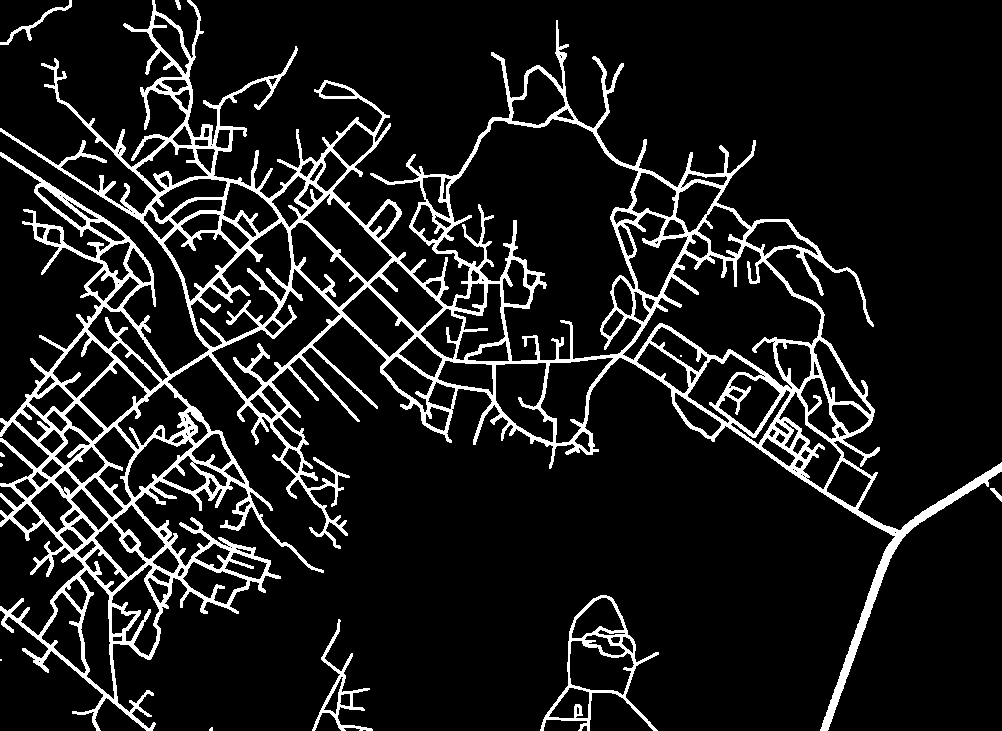
#> input picture .research/2.3-road_dil_bin.png, 1002 x 731 px
$ jupyter execute --allow-errors nefi-implemetaion.ipynb
#> lines starting #> are read from the running program, lines starting #| are printed output that depends on the picture; after the words box and inside, x2 and y2 are one past the last pixel; in counts of white or black regions, pixels touching at a corner belong together
[cell 1]
import numpy as np
import matplotlib.pyplot as plt
import cv2
import cv_algorithms
import operator

imgBin = cv2.imread("2.3-road_dil_bin.png", cv2.IMREAD_GRAYSCALE)
#> imgBin: shape (731, 1002); 10.9% white; 11 white regions (5 under 20 px), largest, box (x1, y1, x2, y2) and area: (0, 0, 1002, 731) 75751, (540, 595, 659, 731) 2245, (312, 619, 373, 731) 1031, (0, 0, 72, 45) 346, (990, 488, 1002, 502) 61, (175, 0, 181, 10) 38


# Perform thinning out-of-place
#> (the rest of this cell did not finish here and is left out)

[cell 2]
import cv2
import networkx as nx
import numpy as np
import thinning
import sys
import traceback
import numpy
from collections import defaultdict
from itertools import chain


def zhang_suen_node_detection(skel):
    """
    (from nefi1)
    Node detection based on criteria put forward in "A fast parallel algorithm
    for thinning digital patterns" by T. Y. Zhang and C. Y. Suen. Pixels p of
    the skeleton are categorized as nodes/non-nodes based on the value of a
    function A(p) depending on the pixel neighborhood of p. Please check the
    above paper for details.

    A(p1) == 1: The pixel p1 sits at the end of a skeleton line, thus a node
    of degree 1 has been found.
    A(p1) == 2: The pixel p1 sits in the middel of a skeleton line but not at
    a branching point, thus a node of degree 2 has been found. Such nodes are
    ignored and not introduced to the graph.
    A(p1) >= 3: The pixel p1 belongs to a branching point of a skeleton line,
    thus a node of degree >=3 has been found.

    Args:
        *skel* : Skeletonised source image. The skeleton must be exactly 1
         pixel wide.

    Returns:
        *graph* : networkx Graph object with detected nodes.

    """
    def check_pixel_neighborhood(x, y, skel):
        """
        Check the number of components around a pixel.
        If it is either 1 or more than 3, it is a node.

        Args:
            | *x* : pixel location value
            | *y* : pixel location value
            | *skel* : skeleton Graph object

        Returns:
            *accept_pixel_as_node* : boolean value

        """
        accept_pixel_as_node = False
        item = skel.item
        p2 = item(x - 1, y) / 255
        p3 = item(x - 1, y + 1) / 255
        p4 = item(x, y + 1) / 255
        p5 = item(x + 1, y + 1) / 255
        p6 = item(x + 1, y) / 255
        p7 = item(x + 1, y - 1) / 255
        p8 = item(x, y - 1) / 255
        p9 = item(x - 1, y - 1) / 255

        # The function A(p1),
        # where p1 is the pixel whose neighborhood is beeing checked
        components = (p2 == 0 and p3 == 1) + (p3 == 0 and p4 == 1) + \
                     (p4 == 0 and p5 == 1) + (p5 == 0 and p6 == 1) + \
                     (p6 == 0 and p7 == 1) + (p7 == 0 and p8 == 1) + \
                     (p8 == 0 and p9 == 1) + (p9 == 0 and p2 == 1)
        if (components >= 3) or (components == 1):
            accept_pixel_as_node = True
        return accept_pixel_as_node

    graph = nx.Graph()
    w, h = skel.shape
    item = skel.item
    for x in range(1, w - 1):
        for y in range(1, h - 1):
            if item(x, y) != 0 and check_pixel_neighborhood(x, y, skel):
                graph.add_node((x, y))
    return graph


def breadth_first_edge_detection(skel, segmented, graph):
    """
    (from nefi1)
    Detect edges in the skeletonized image.
    Also compute the following edge properties:

        | *pixels* : number of pixels on the edge in the skeleton
        | *length* : length in pixels, horizontal/vertikal steps count 1,
           diagonal steps count sqrt 2
        | *width* : the mean diameter of the edge
        | *width_var* : the variance of the width along the edge

    The runtime is linear in the number of pixels.
    White pixels are **much more** expensive though.
    """
    def neighbors(x, y):
        item = skel.item
        width, height = skel.shape
        for dy in [-1, 0, 1]:
            for dx in [-1, 0, 1]:
                # the line below is ugly and is intended to be this way
                # do not try to modify it unless you know what you're doing
                if (dx != 0 or dy != 0) and \
                        0 <= x + dx < width and \
                        0 <= y + dy < height and \
                        item(x + dx, y + dy) != 0:
                    yield x + dx, y + dy

    def distance_transform_diameter(edge_trace, segmented):
        """
        (dev comments from nefi1)
        my cv2 lacks cv2.DIST_L2, it seems to have the value 2 though, so I use
        that, same for MASK_PRECISE
        <python3 cv2.DIST_L2 equals to 2>
        """
        dt = cv2.distanceTransform(segmented, 2, 0)
        edge_pixels = np.nonzero(edge_trace)
        diameters = defaultdict(list)
        for label, diam in zip(edge_trace[edge_pixels], 2.0 * dt[edge_pixels]):
            diameters[label].append(diam)
        return diameters

    # compute edge length
    # initialize: the neighbor pixels of each node get a distinct label
    # each label gets a queue
    label_node = dict()
    queues = []
    label = 1
    label_length = defaultdict(int)
    for x, y in graph.nodes():
        for a, b in neighbors(x, y):
            label_node[label] = (x, y)
            label_length[label] = 1.414214 if abs(x - a) == 1 and \
                abs(y - b) == 1 else 1
            queues.append((label, (x, y), [(a, b)]))
            label += 1

    # bfs over the white pixels.
    # One phase: every entry in queues is handled
    # Each label grows in every phase.
    # If two labels meet, we have an edge.
    edges = set()
    edge_trace = np.zeros(skel.shape, np.uint32)
    edge_value = edge_trace.item
    edge_set_value = edge_trace.itemset
    label_histogram = defaultdict(int)

    while queues:
        new_queues = []
        for label, (px, py), nbs in queues:
            for (ix, iy) in nbs:
                value = edge_value(ix, iy)
                if value == 0:
                    edge_set_value((ix, iy), label)
                    label_histogram[label] += 1
                    # TODO consider using cv2.arcLength for this
                    label_length[label] += 1.414214 if abs(ix - px) == 1 and \
                        abs(iy - py) == 1 else 1
                    new_queues.append((label, (ix, iy), neighbors(ix, iy)))
                elif value != label:
                    edges.add((min(label, value), max(label, value)))
        queues = new_queues

    # compute edge diameters
    diameters = distance_transform_diameter(edge_trace, segmented)
    # add edges to graph
    for l1, l2 in edges:
        u, v = label_node[l1], label_node[l2]
        if u == v:
            continue
        d1, d2 = diameters[l1], diameters[l2]
        diam = np.fromiter(chain(d1, d2), np.uint, len(d1) + len(d2))
        graph.add_edge(u, v, pixels=label_histogram[l1] + label_histogram[l2],
                       length=label_length[l1] + label_length[l2],
                       width=np.mean(diam),
                       width_var=np.var(diam))
    return graph

[cell 3]
NODESIZESCALING = 750
EDGETRANSPARENCYDIVIDER = 5
EDGETRANSPARENCY = False

def find_max_edge_deviation(graph):
    """
    This methode calculates for each edge its standard deviation and also
    tracks the maximum standard deviation among all edges.
    The maximum standard deviation will then be stored in the graph.
    """
    max_standard_deviation = 0
    for (x1, y1), (x2, y2) in graph.edges():
        deviation = graph[(x1, y1)][(x2, y2)]['width_var']
        standard_deviation = numpy.sqrt(deviation)
        graph[(x1, y1)][(x2, y2)]['standard_deviation'] = standard_deviation

        if max_standard_deviation < standard_deviation:
            max_standard_deviation = standard_deviation

    return max_standard_deviation


def draw_graph(image, graph):
    """
    Draw the graph on the image by traversing the graph structure.

    Args:
        | *image* : the image where the graph needs to be drawn
        | *graph* : the *.txt file containing the graph information

    Returns:

    """
    tmp = draw_edges(image, graph)
    node_size = int(numpy.ceil((max(image.shape) / float(NODESIZESCALING))))
    return draw_nodes(tmp, graph, max(node_size, 1))


def draw_nodes(img, graph, radius=1):
    """
    Draw all nodes on the input image.

    Args:
        | *img* : Input image where nodes are drawn
        | *graph* : Input graph containing the nodes

    Kwargs:
        | *radius* : Radius of drawn nodes

    Returns:
        Input image img with nodes drawn into it
    """
    for x, y in graph.nodes():
        cv2.rectangle(img, (y - radius, x - radius), (y + radius, x + radius),
                      (255, 0, 0), -1)
    return img


def draw_edges(img, graph, col=(0, 0, 255)):
    """
    Draw network edges on the input image.

    Args:
        | *img* : Input image where edges are drawn
        | *graph* : Input graph containing the edges
    Kwargs:
        | *col* : colour for drawing

    Returns:
        Input image img with nodes drawn into it
    """
    edg_img = numpy.copy(img)

    max_standard_deviation = 0
    if EDGETRANSPARENCY:
        max_standard_deviation = find_max_edge_deviation(graph)

    for (x1, y1), (x2, y2) in graph.edges():
        start = (y1, x1)
        end = (y2, x2)
        diam = graph[(x1, y1)][(x2, y2)]['width']
        # variance value computed during graph detection
        width_var = graph[(x1, y1)][(x2, y2)]['width_var']
        # compute edges standard deviation by applying sqrt(var(edge))
        standard_dev = numpy.sqrt(width_var)
        if diam == -1:
            diam = 2
        diam = int(round(diam))
        if diam > 255:
            print(
                'Warning: edge diameter too large for display. Diameter has been reset.')
            diam = 255
        if EDGETRANSPARENCY:
            edge_cur_standard_deviation = graph[(
                x1, y1)][(x2, y2)]['standard_deviation']

            # calculate the opacity based on the condition opacity_max_standard_deviation = 0.8
            opacity = edge_cur_standard_deviation / max_standard_deviation * 0.8

            # access color triple
            (b, g, r) = col

            # set overlay in this case white
            overlay = (0, 0, 0)
            # compute target color based on the transparency formula
            target_col = (b == 0 if 0 else opacity * 255 + (1 - opacity) * b,
                          g == 0 if 0 else opacity * 255 + (1 - opacity) * g,
                          r == 0 if 0 else opacity * 255 + (1 - opacity) * r)

            # draw the line
            cv2.line(edg_img, start, end, target_col, diam)

        else:
            # simply draw a red line since we are not in the edge transparency mode
            cv2.line(edg_img, start, end, col, diam)

    edg_img = cv2.addWeighted(img, 0.5, edg_img, 0.5, 0)

    MAXIMUMSTANDARDDEVIATION = 0

    return edg_img

[cell 4]
skeleton = cv2.imread("3-skeletonized_roadmap.png", cv2.IMREAD_GRAYSCALE)
# add padding to get nodes from the image borders which start from white
image = cv2.imread("2.3-road_dil_bin.png", cv2.IMREAD_GRAYSCALE)

skeleton = cv2.copyMakeBorder(
    skeleton, 10, 10, 10, 10, cv2.BORDER_CONSTANT, value=[0, 0, 0])
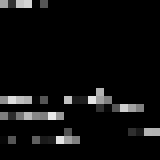
#> skeleton: shape (20, 20) (shown 8 times larger); min 0, max 232, mean 13.8
image = cv2.copyMakeBorder(image, 10, 10, 10, 10,
                           cv2.BORDER_CONSTANT, value=[0, 0, 0])
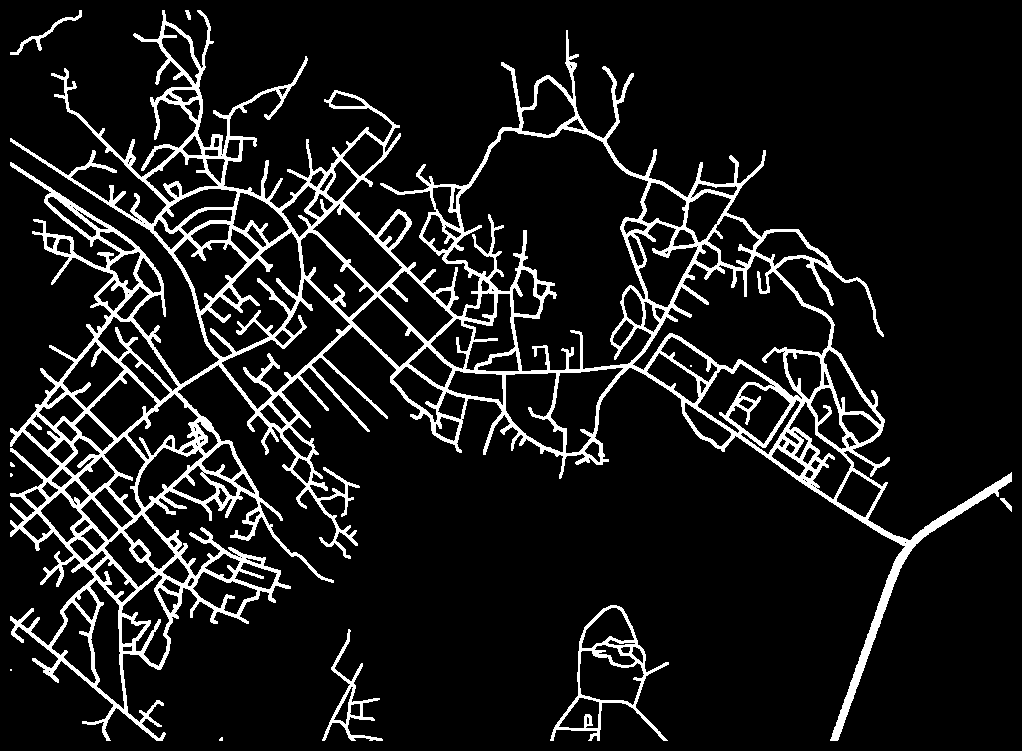
#> image: shape (751, 1022); 10.4% white; 11 white regions (5 under 20 px), largest, box (x1, y1, x2, y2) and area: (10, 10, 1012, 741) 75751, (550, 605, 669, 741) 2245, (322, 629, 383, 741) 1031, (10, 10, 82, 55) 346, (1000, 498, 1012, 512) 61, (185, 10, 191, 20) 38

# detect nodes
graph = zhang_suen_node_detection(skeleton)
# detect edges
# graph = breadth_first_edge_detection(skeleton, gray_img, graph)
graph = breadth_first_edge_detection(skeleton, image, graph)
# skeleton = cv2.cvtColor(skeleton, cv2.COLOR_GRAY2BGR)

image = cv2.cvtColor(image, cv2.COLOR_GRAY2BGR)
graph_img = draw_graph(image, graph)
cv2.imwrite("zgraph.png", graph_img)
#> Out = True
